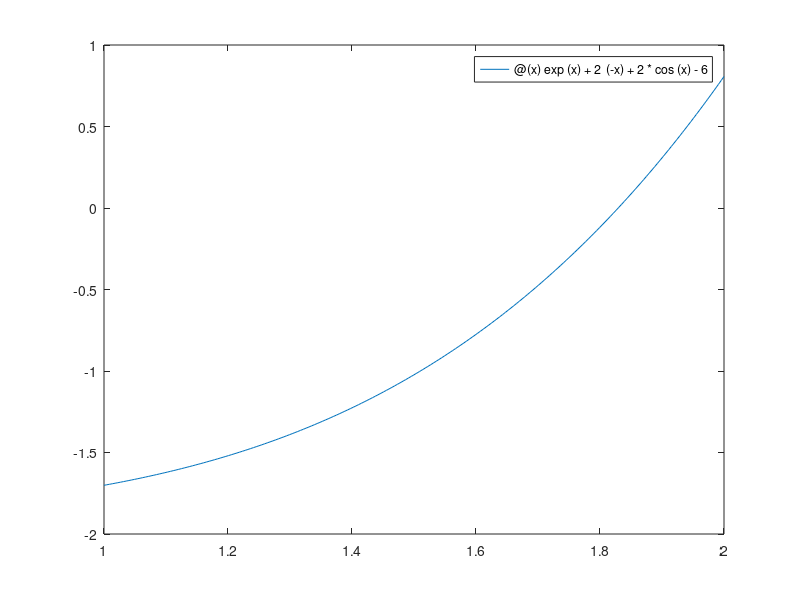

Write the MATLAB code that produced this figure. (Note: this script raises an error after producing the figure.)
% Author: Miranda Lv
% Date: 09/22/2017
% Course: AS607 
% Project 1

% In order to run this script, change to local folder directory
foldername = '/Users/miranda/Documents/Learning/computational_method/AS607/Matlab/project1_MirandaLv/outputs';


% Input functions
% tol = 0.001, 0.00001, 0.00000001
% fcta = @(x) exp(x) + 2^(-x) + 2*cos(x) - 6 1<=x<=2
% fctb = @(x) log(x-1) + cos(x-1) 1.3<=x<=2
% fctc = @(x) 2*x*cos(2*x) - (x-2)^2 2<=x<=3 and 3<=x<=4
% fctd = @(x) (x-2)^2 - log(x) 1<=x<=2, e<=x<=4
% fcte = @(x) exp(x) - 3*x^2  0<=x<=1 and 3<=x<=5
% fctf = @(x) sin(x) - exp(-x) 0<=x<=1, 3<=x<=4, 6<=x<=7


% call functions

% initial setting

legs = [0.001, 0.00001, 0.00000001];
legs_legs = ["TOL==0.001", "TOL==0.00001", "TOL==0.00000001"]
k = [3 5 8]

maxiter = 100

xlb = "iteration";
ylb = "error";

% function a: fcta = @(x) exp(x) + 2^(-x) + 2*cos(x) - 6 
% interval: 1<=x<=2

fcta = @(x) exp(x) + 2^(-x) + 2*cos(x) - 6;
figure;
fplot(fcta,[1 2]);
hline = refline([0 0]);
hline.Color = 'r';
title('Function A')
xlabel('1<=x<=2');
ylabel('y: exp(x) + 2^(-x) + 2*cos(x) - 6;');
legend('Function A', 'Red line: y = 0');
fullFileName = fullfile(foldername,'functionA_chart');
saveas(gcf,fullFileName);

for i = 1:3
    leg = legs(i)
    figure;
    
    % bisection
    fcta_bisection = bisection_method(fcta,1,2,leg,maxiter);
    set(gca, 'YScale', 'log');
    plot(fcta_bisection(:,2),'-o');
    hold on
    
    % newton
    fcta_newton = newton_method(fcta,1,leg,maxiter);
    set(gca, 'YScale', 'log');
    plot(fcta_newton(:,2),'-o');
    hold on
    
    % secant
    fcta_secant = secant_method(fcta, 1, 2, leg, maxiter);
    set(gca, 'YScale', 'log');
    plot(fcta_secant(:,2),'-o');
    
    title(['Graph of log-error of function a per iteration' legs_legs(i) '1<=x<=2']);
    xlabel('Iteration');
    ylabel('log-error');
    
    
    legend('Bisection', 'Newton', 'Secant')
    hold off
    
    baseFilename = sprintf('fa_tol-%d.png',k(i));
    fullFileName = fullfile(foldername,baseFilename);
    saveas(gcf,fullFileName);
    
    if i == 3
        iterat = [fcta_bisection(end,1),fcta_newton(end,1), fcta_secant(end,1)];
        errors = [fcta_bisection(end,2),fcta_newton(end,2), fcta_secant(end,2)];
        roots = [fcta_bisection(end,3),fcta_newton(end,3), fcta_secant(end,3)];
        %rownames = ["iteration","error", "root"];
        combine = [iterat; errors; roots];
        tablea = array2table(combine, 'VariableNames', {'Bisection', 'Newton', 'Secant'})
        writetable(tablea);
    end
end



%function b: fctb = @(x) log(x-1) + cos(x-1)
%interval: 1.3<=x<=2

fctb = @(x) log(x-1) + cos(x-1);
figure;
fplot(fctb,[1 2]);
hline = refline([0 0]);
hline.Color = 'r';
title('Function B')
xlabel('1.3<=x<=2');
ylabel('y: exp(x) + 2^(-x) + 2*cos(x) - 6;');
legend('Function B','Red line: y = 0');
fullFileName = fullfile(foldername,'functionB_chart');
saveas(gcf,fullFileName)

for i = 1:3
    leg = legs(i)

    figure;
    % bisection
    fctb_bisection = bisection_method(fctb,1.3,2,leg,maxiter);
    set(gca, 'YScale', 'log');
    plot(fctb_bisection(:,2),'-o');
    hold on
    

    % newton
    fctb_newton = newton_method(fctb,1.3,leg,maxiter);
    set(gca, 'YScale', 'log');
    plot(fctb_newton(:,2),'-o');
    hold on
    
    % secant
    fctb_secant = secant_method(fctb, 1.3, 2, leg, maxiter);
    set(gca, 'YScale', 'log');
    plot(fctb_secant(:,2),'-o');
    
    title(['Graph of log-error of function b per iteration' legs_legs(i) '1.3<=x<=2']);
    xlabel('Iteration');
    ylabel('log-error');
    
    
    legend('Bisection', 'Newton', 'Secant')
    hold off
    
    baseFilename = sprintf('fb_tol-%d.png',k(i));
    fullFileName = fullfile(foldername,baseFilename);
    saveas(gcf,fullFileName);
    
    if i == 3       
        iterat = [fctb_bisection(end,1),fctb_newton(end,1), fctb_secant(end,1)];
        errors = [fctb_bisection(end,2),fctb_newton(end,2), fctb_secant(end,2)];
        roots = [fctb_bisection(end,3),fctb_newton(end,3), fctb_secant(end,3)];
        %rownames = ["iteration","error", "root"];
        combine = [iterat; errors; roots];
        tableb = array2table(combine, 'VariableNames', {'Bisection', 'Newton', 'Secant'})
        writetable(tableb);
    end
    
    
    
end


% function c: fctc = @(x) 2*x*cos(2*x) - (x-2)^2
% interval: 2<=x<=3 and 3<=x<=4
fctc = @(x) 2*x*cos(2*x) - (x-2)^2;

figure;
fplot(fctc,[2 3]);
hline = refline([0 0]);
hline.Color = 'r';
title('Function C: 2<=x<=3')
xlabel('2<=x<=3');
ylabel('y: 2*x*cos(2*x) - (x-2)^2;');
legend('Function C','Red line: y = 0');
fullFileName = fullfile(foldername,'functionC_chart_iter1');
saveas(gcf,fullFileName)

for i = 1:3
    leg = legs(i)
    
    figure;
    % bisection
    fctc_bisection = bisection_method(fctc,2,3,leg,maxiter);
    set(gca, 'YScale', 'log');
    plot(fctc_bisection(:,2),'-o');
    hold on

    % newton
    fctc_newton = newton_method(fctc,2,leg,maxiter);
    set(gca, 'YScale', 'log');
    plot(fctc_newton(:,2),'-o');
    hold on
    
    % secant
    fctc_secant = secant_method(fctc, 2, 3, leg, maxiter);
    set(gca, 'YScale', 'log');
    plot(fctc_secant(:,2),'-o');
    
    title(['Graph of log-error of function c per iteration' legs_legs(i) '2<=x<=3']);
    xlabel('Iteration');
    ylabel('log-error');
    
    
    legend('Bisection', 'Newton', 'Secant')
    hold off
    
    baseFilename = sprintf('fc_inter1_tol-%d.png',k(i));
    fullFileName = fullfile(foldername,baseFilename);
    saveas(gcf,fullFileName);
    
    if i == 3
        iterat = [fctc_bisection(end,1),fctc_newton(end,1), fctc_secant(end,1)];
        errors = [fctc_bisection(end,2),fctc_newton(end,2), fctc_secant(end,2)];
        roots = [fctc_bisection(end,3),fctc_newton(end,3), fctc_secant(end,3)];
        %rownames = ["iteration","error", "root"];
        combine = [iterat; errors; roots];
        tablec1 = array2table(combine, 'VariableNames', {'Bisection', 'Newton', 'Secant'})
        writetable(tablec1);
    end
    
end

%main function title, xlabel, ylabel,legend, export name
%bisection: f in function, range, title, savefilename

%function c: fctc = @(x) 2*x*cos(2*x) - (x-2)^2
%interval: 3<=x<=4

fctc = @(x) 2*x*cos(2*x) - (x-2)^2;

figure;
fplot(fctc,[3 4]);
hline = refline([0 0]);
hline.Color = 'r';
title('Function C: 3<=x<=4')
xlabel('3<=x<=4');
ylabel('y: 2*x*cos(2*x) - (x-2)^2;');
legend('Function C','Red line: y = 0');
fullFileName = fullfile(foldername,'functionC_chart_iter2');
saveas(gcf,fullFileName)

for i = 1:3
    leg = legs(i)
    
    figure;
    % bisection
    fctc_bisection = bisection_method(fctc,3.5,4,leg,maxiter);
    set(gca, 'YScale', 'log');
    plot(fctc_bisection(:,2),'-o');
    hold on

    % newton
    fctc_newton = newton_method(fctc,3.5,leg,maxiter);
    set(gca, 'YScale', 'log');
    plot(fctc_newton(:,2),'-o');
    hold on
    
    % secant
    fctc_secant = secant_method(fctc, 3.5, 4, leg, maxiter);
    set(gca, 'YScale', 'log');
    plot(fctc_secant(:,2),'-o');
    
    title(['Graph of log-error of function c per iteration' legs_legs(i) '3<=x<=4']);
    xlabel('Iteration');
    ylabel('log-error');
    
    
    legend('Bisection', 'Newton', 'Secant')
    hold off
    
    baseFilename = sprintf('fc_inter2_tol-%d.png',k(i));
    fullFileName = fullfile(foldername,baseFilename);
    saveas(gcf,fullFileName);
    
    if i == 3
        iterat = [fctc_bisection(end,1),fctc_newton(end,1), fctc_secant(end,1)];
        errors = [fctc_bisection(end,2),fctc_newton(end,2), fctc_secant(end,2)];
        roots = [fctc_bisection(end,3),fctc_newton(end,3), fctc_secant(end,3)];
        %rownames = ["iteration","error", "root"];
        combine = [iterat; errors; roots];
        tablec2 = array2table(combine, 'VariableNames', {'Bisection', 'Newton', 'Secant'})
        writetable(tablec2);
    end
    
end




% function d: fctd = @(x) (x-2)^2 - log(x)
% interval:  1<=x<=2, e<=x<=4
fctd = @(x) (x-2)^2 - log(x);

figure;
fplot(fctd,[1 2]);
hline = refline([0 0]);
hline.Color = 'r';
title('Function D: 1<=x<=2')
xlabel('1<=x<=2');
ylabel('y: @(x) (x-2)^2 - log(x);');
legend('Function D','Red line: y = 0');
fullFileName = fullfile(foldername,'functionD_chart_iter1');
saveas(gcf,fullFileName)

for i = 1:3
    leg = legs(i)
    
    figure;
    % bisection
    fctd_bisection = bisection_method(fctd,1,2,leg,maxiter);
    set(gca, 'YScale', 'log');
    plot(fctd_bisection(:,2),'-o');
    hold on

    % newton
    fctd_newton = newton_method(fctd,1,leg,maxiter);
    set(gca, 'YScale', 'log');
    plot(fctd_newton(:,2),'-o');
    hold on
    
    
    % secant
    fctd_secant = secant_method(fctd, 1, 2, leg, maxiter);
    set(gca, 'YScale', 'log');
    plot(fctd_secant(:,2),'-o');
    
    title(['Graph of log-error of function d per iteration' legs_legs(i) '1<=x<=2']);
    xlabel('Iteration');
    ylabel('log-error');
    
    legend('Bisection', 'Newton', 'Secant')
    hold off
    
    baseFilename = sprintf('fd_inter1_tol-%d.png',k(i));
    fullFileName = fullfile(foldername,baseFilename);
    saveas(gcf,fullFileName);
    
    if i == 3
        iterat = [fctd_bisection(end,1),fctd_newton(end,1), fctd_secant(end,1)];
        errors = [fctd_bisection(end,2),fctd_newton(end,2), fctd_secant(end,2)];
        roots = [fctd_bisection(end,3),fctd_newton(end,3), fctd_secant(end,3)];
        %rownames = ["iteration","error", "root"];
        combine = [iterat; errors; roots];
        tabled1 = array2table(combine, 'VariableNames', {'Bisection', 'Newton', 'Secant'})
        writetable(tabled1);
    end
    
end


% function d: fctd = @(x) (x-2)^2 - log(x)
% interval:  e<=x<=4
% fctd = @(x) (x-2)^2 - log(x);

figure;
fplot(fctd,[exp(1) 4]);
hline = refline([0 0]);
hline.Color = 'r';
title('Function D: e<=x<=4')
xlabel('e<=x<=4');
ylabel('y: @(x) (x-2)^2 - log(x);');
legend('Function D','Red line: y = 0');
fullFileName = fullfile(foldername,'functionD_chart_iter2');
saveas(gcf,fullFileName)

for i = 1:3
    leg = legs(i)

    % bisection
    fctd_bisection = bisection_method(fctd,exp(1),4,leg,maxiter);
    set(gca, 'YScale', 'log');
    plot(fctd_bisection(:,2),'-o');
    hold on
    
    % newton
    fctd_newton = newton_method(fctd,exp(1),leg,maxiter);
    set(gca, 'YScale', 'log');
    plot(fctd_newton(:,2),'-o');
    hold on
    
    
    % secant
    fctd_secant = secant_method(fctd, exp(1),4, leg, maxiter);
    set(gca, 'YScale', 'log');
    plot(fctd_secant(:,2),'-o');
    
    title(['Graph of log-error of function d per iteration' legs_legs(i) 'e<=x<=4']);
    xlabel('Iteration');
    ylabel('log-error');
    
    legend('Bisection', 'Newton', 'Secant')
    hold off
    
    baseFilename = sprintf('fd_inter2_tol-%d.png',k(i));
    fullFileName = fullfile(foldername,baseFilename);
    saveas(gcf,fullFileName);
    
    if i == 3
        iterat = [fctd_bisection(end,1),fctd_newton(end,1), fctd_secant(end,1)];
        errors = [fctd_bisection(end,2),fctd_newton(end,2), fctd_secant(end,2)];
        roots = [fctd_bisection(end,3),fctd_newton(end,3), fctd_secant(end,3)];
        %rownames = ["iteration","error", "root"];
        combine = [iterat; errors; roots];
        tabled2 = array2table(combine, 'VariableNames', {'Bisection', 'Newton', 'Secant'})
        writetable(tabled2);
    end
    
    
end


% function e: fcte = @(x) e^x - 3*x^2  
% interval: 0<=x<=1      % and 3<=x<=5
fcte = @(x) exp(x) - 3*(x^2);

figure;
fplot(fcte,[0 1]);
hline = refline([0 0]);
hline.Color = 'r';
title('Function E: 0<=x<=1')
xlabel('0<=x<=1');
ylabel('y: (x) exp(x) - 3*x^2;');
legend('Function E','Red line: y = 0');
fullFileName = fullfile(foldername,'functionE_chart_iter1');
saveas(gcf,fullFileName)

for i = 1:3
    leg = legs(i)
    
    figure;
    % bisection
    fcte_bisection = bisection_method(fcte,0.5,1,leg,maxiter);
    set(gca, 'YScale', 'log');
    plot(fcte_bisection(:,2),'-o');
    hold on

    % newton
    fcte_newton = newton_method(fcte,0.5,leg,maxiter);
    set(gca, 'YScale', 'log');
    plot(fcte_newton(:,2),'-o');
    hold on
    
    
    % secant
    fcte_secant = secant_method(fcte, 0.5,1, leg, maxiter);
    set(gca, 'YScale', 'log');
    plot(fcte_secant(:,2),'-o');
    
    title(['Graph of log-error of function e per iteration' legs_legs(i) '0<=x<=1']);
    xlabel('Iteration');
    ylabel('log-error');
    
    legend('Bisection', 'Newton', 'Secant')
    hold off
    
    baseFilename = sprintf('fe_inter1_tol-%d.png',k(i));
    fullFileName = fullfile(foldername,baseFilename);
    saveas(gcf,fullFileName);
    
    if i == 3
        iterat = [fcte_bisection(end,1),fcte_newton(end,1), fcte_secant(end,1)];
        errors = [fcte_bisection(end,2),fcte_newton(end,2), fcte_secant(end,2)];
        roots = [fcte_bisection(end,3),fcte_newton(end,3), fcte_secant(end,3)];
        %rownames = ["iteration","error", "root"];
        combine = [iterat; errors; roots];
        tablee1 = array2table(combine, 'VariableNames', {'Bisection', 'Newton', 'Secant'})
        writetable(tablee1);
    end
    
    
end

%function e: fcte = @(x) e^x - 3*x^2  
%interval: 3<=x<=5

figure;
fplot(fcte,[3 5]);
hline = refline([0 0]);
hline.Color = 'r';
title('Function E: 3<=x<=5')
xlabel('3<=x<=5');
ylabel('y: (x) exp(x) - 3*x^2;');
legend('Function E','Red line: y = 0');
fullFileName = fullfile(foldername,'functionE_chart_iter2');
saveas(gcf,fullFileName)

for i = 1:3
    leg = legs(i)

    % bisection
    fcte_bisection = bisection_method(fcte,3.5,5,leg,maxiter);
    set(gca, 'YScale', 'log');
    plot(fcte_bisection(:,2),'-o');
    hold on
    

    % newton
    fcte_newton = newton_method(fcte,3.5,leg,maxiter);
    set(gca, 'YScale', 'log');
    plot(fcte_newton(:,2),'-o');
    hold on
    
    
    % secant
    fcte_secant = secant_method(fcte, 3.5,5, leg, maxiter);
    set(gca, 'YScale', 'log');
    plot(fcte_secant(:,2),'-o');
    
    title(['Graph of log-error of function e per iteration' legs_legs(i) '3<=x<=5']);
    xlabel('Iteration');
    ylabel('log-error');
    
    legend('Bisection', 'Newton', 'Secant')
    hold off
    
    baseFilename = sprintf('fe_inter2_tol-%d.png',k(i));
    fullFileName = fullfile(foldername,baseFilename);
    saveas(gcf,fullFileName);
    
    if i == 3    
        iterat = [fcte_bisection(end,1),fcte_newton(end,1), fcte_secant(end,1)];
        errors = [fcte_bisection(end,2),fcte_newton(end,2), fcte_secant(end,2)];
        roots = [fcte_bisection(end,3),fcte_newton(end,3), fcte_secant(end,3)];
        %rownames = ["iteration","error", "root"];
        combine = [iterat; errors; roots];
        tablee2 = array2table(combine, 'VariableNames', {'Bisection', 'Newton', 'Secant'})
        writetable(tablee2);
    end

    
    
end


% fuction f: fctf = @(x) sin(x) - e^(-x) 
% intervals: 0<=x<=1   %3<=x<=4, 6<=x<=7
fctf = @(x) sin(x) - exp(-x);

figure;
fplot(fctf,[0 1]);
hline = refline([0 0]);
hline.Color = 'r';
title('Function F: 0<=x<=1')
xlabel('0<=x<=1');
ylabel('y: @(x) sin(x) - e^(-x);');
legend('Function F','Red line: y = 0');
fullFileName = fullfile(foldername,'functionF_chart_iter1');
saveas(gcf,fullFileName)

for i = 1:3
    leg = legs(i)
    
    figure;
    % bisection
    fctf_bisection = bisection_method(fctf,0,1,leg,maxiter);
    set(gca, 'YScale', 'log');
    plot(fctf_bisection(:,2),'-o');
    hold on
    

    % newton
    fctf_newton = newton_method(fctf,0,leg,maxiter);
    set(gca, 'YScale', 'log');
    plot(fctf_newton(:,2),'-o');
    hold on
    
    % secant
    fctf_secant = secant_method(fctf, 0,1, leg, maxiter);
    set(gca, 'YScale', 'log');
    plot(fctf_secant(:,2),'-o');
    
    title(['Graph of log-error of function f per iteration' legs_legs(i) '0<=x<=1']);
    xlabel('Iteration');
    ylabel('log-error');
    
    legend('Bisection', 'Newton', 'Secant')
    hold off
    
    baseFilename = sprintf('ff_inter1_tol-%d.png',k(i));
    fullFileName = fullfile(foldername,baseFilename);
    saveas(gcf,fullFileName);
    
    if i == 3      
        iterat = [fctf_bisection(end,1),fctf_newton(end,1), fctf_secant(end,1)];
        errors = [fctf_bisection(end,2),fctf_newton(end,2), fctf_secant(end,2)];
        roots = [fctf_bisection(end,3),fctf_newton(end,3), fctf_secant(end,3)];
        %rownames = ["iteration","error", "root"];
        combine = [iterat; errors; roots];
        tablef1 = array2table(combine, 'VariableNames', {'Bisection', 'Newton', 'Secant'})
        writetable(tablef1);
    end

    
    
end

% fuction f: fctf = @(x) sin(x) - e^(-x) 
% intervals: 3<=x<=4

figure;
fplot(fctf,[3 4]);
hline = refline([0 0]);
hline.Color = 'r';
title('Function F: 3<=x<=4')
xlabel('3<=x<=4');
ylabel('y: @(x) sin(x) - e^(-x);');
legend('Function F','Red line: y = 0');
fullFileName = fullfile(foldername,'functionF_chart_iter2');
saveas(gcf,fullFileName)

for i = 1:3
    leg = legs(i)
    
    figure;
    % bisection
    fctf_bisection = bisection_method(fctf,3,4,leg,maxiter);
    set(gca, 'YScale', 'log');
    plot(fctf_bisection(:,2),'-o');
    hold on

    % newton
    fctf_newton = newton_method(fctf,3,leg,maxiter);
    set(gca, 'YScale', 'log');
    plot(fctf_newton(:,2),'-o');
    hold on
    
    % secant
    fctf_secant = secant_method(fctf, 3,4, leg, maxiter);
    set(gca, 'YScale', 'log');
    plot(fctf_secant(:,2),'-o');
    
    title(['Graph of log-error of function f per iteration' legs_legs(i) '3<=x<=4']);
    xlabel('Iteration');
    ylabel('log-error');
    
    legend('Bisection', 'Newton', 'Secant')
    hold off
    
    baseFilename = sprintf('ff_inter2_tol-%d.png',k(i));
    fullFileName = fullfile(foldername,baseFilename);
    saveas(gcf,fullFileName);
    
    if i == 3        
        iterat = [fctf_bisection(end,1),fctf_newton(end,1), fctf_secant(end,1)];
        errors = [fctf_bisection(end,2),fctf_newton(end,2), fctf_secant(end,2)];
        roots = [fctf_bisection(end,3),fctf_newton(end,3), fctf_secant(end,3)];
        %rownames = ["iteration","error", "root"];
        combine = [iterat; errors; roots];
        tablef2 = array2table(combine, 'VariableNames', {'Bisection', 'Newton', 'Secant'})
        writetable(tablef2);
    end
    
    
end


% fuction f: fctf = @(x) sin(x) - e^(-x) 
% intervals: 6<=x<=7

figure;
fplot(fctf,[6 7]);
hline = refline([0 0]);
hline.Color = 'r';
title('Function F: 6<=x<=7')
xlabel('6<=x<=7');
ylabel('y: @(x) sin(x) - e^(-x);');
legend('Function F','Red line: y = 0');
fullFileName = fullfile(foldername,'functionF_chart_iter3');
saveas(gcf,fullFileName)

for i = 1:3
    leg = legs(i)

    % bisection
    fctf_bisection = bisection_method(fctf,6,7,leg,maxiter);
    set(gca, 'YScale', 'log');
    plot(fctf_bisection(:,2),'-o');
    hold on
    % newton
    fctf_newton = newton_method(fctf,6,leg,maxiter);
    set(gca, 'YScale', 'log');
    plot(fctf_newton(:,2),'-o');
    hold on
    
    % secant
    fctf_secant = secant_method(fctf, 6,7, leg, maxiter);
    set(gca, 'YScale', 'log');
    plot(fctf_secant(:,2),'-o');
    
    title(['Graph of log-error of function f per iteration' legs_legs(i) '6<=x<=7']);
    xlabel('Iteration');
    ylabel('log-error');
    
    legend('Bisection', 'Newton', 'Secant')
    hold off
    
    baseFilename = sprintf('ff_inter3_tol-%d.png',k(i));
    fullFileName = fullfile(foldername,baseFilename);
    saveas(gcf,fullFileName);
    
    if i == 3      
        iterat = [fctf_bisection(end,1),fctf_newton(end,1), fctf_secant(end,1)];
        errors = [fctf_bisection(end,2),fctf_newton(end,2), fctf_secant(end,2)];
        roots = [fctf_bisection(end,3),fctf_newton(end,3), fctf_secant(end,3)];
        %rownames = ["iteration","error", "root"];
        combine = [iterat; errors; roots];
        tablef3 = array2table(combine, 'VariableNames', {'Bisection', 'Newton', 'Secant'})
        writetable(tablef3);
    end
    
    
end









